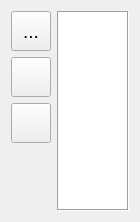
          <widget class="QWidget" name="page_log">
           <property name="geometry">
            <rect>
             <x>0</x>
             <y>0</y>
             <width>138</width>
             <height>220</height>
            </rect>
           </property>
           <property name="font">
            <font>
             <pointsize>14</pointsize>
             <weight>75</weight>
             <italic>false</italic>
             <bold>true</bold>
            </font>
           </property>
           <attribute name="label">
            <string>日志监控</string>
           </attribute>
           <layout class="QVBoxLayout" name="verticalLayout_5">
            <item>
             <layout class="QGridLayout" name="gridLayout_3">
              <item row="0" column="0">
               <widget class="QWidget" name="widget_log_3" native="true">
                <property name="font">
                 <font>
                  <pointsize>14</pointsize>
                  <weight>50</weight>
                  <italic>false</italic>
                  <bold>false</bold>
                 </font>
                </property>
                <property name="styleSheet">
                 <string notr="true"/>
                </property>
                <layout class="QGridLayout" name="gridLayout_14">
                 <property name="leftMargin">
                  <number>0</number>
                 </property>
                 <property name="topMargin">
                  <number>0</number>
                 </property>
                 <property name="rightMargin">
                  <number>0</number>
                 </property>
                 <property name="bottomMargin">
                  <number>0</number>
                 </property>
                 <property name="horizontalSpacing">
                  <number>0</number>
                 </property>
                 <property name="verticalSpacing">
                  <number>6</number>
                 </property>
                 <item row="4" column="0">
                  <spacer name="verticalSpacer_12">
                   <property name="orientation">
                    <enum>Qt::Vertical</enum>
                   </property>
                   <property name="sizeHint" stdset="0">
                    <size>
                     <width>20</width>
                     <height>228</height>
                    </size>
                   </property>
                  </spacer>
                 </item>
                 <item row="0" column="0">
                  <widget class="QToolButton" name="log_filter_tool_btn">
                   <property name="minimumSize">
                    <size>
                     <width>40</width>
                     <height>40</height>
                    </size>
                   </property>
                   <property name="maximumSize">
                    <size>
                     <width>40</width>
                     <height>40</height>
                    </size>
                   </property>
                   <property name="font">
                    <font>
                     <pointsize>14</pointsize>
                     <weight>50</weight>
                     <italic>false</italic>
                     <bold>false</bold>
                    </font>
                   </property>
                   <property name="toolTip">
                    <string>日志等级过滤</string>
                   </property>
                   <property name="text">
                    <string>...</string>
                   </property>
                   <property name="icon">
                    <iconset resource="../resource/hmi.qrc">
                     <normaloff>:/m_icon/icon/filter.svg</normaloff>:/m_icon/icon/filter.svg</iconset>
                   </property>
                   <property name="iconSize">
                    <size>
                     <width>30</width>
                     <height>30</height>
                    </size>
                   </property>
                   <property name="popupMode">
                    <enum>QToolButton::InstantPopup</enum>
                   </property>
                  </widget>
                 </item>
                 <item row="2" column="0">
                  <widget class="QPushButton" name="log_clear_btn">
                   <property name="minimumSize">
                    <size>
                     <width>0</width>
                     <height>40</height>
                    </size>
                   </property>
                   <property name="maximumSize">
                    <size>
                     <width>40</width>
                     <height>40</height>
                    </size>
                   </property>
                   <property name="font">
                    <font>
                     <pointsize>14</pointsize>
                     <weight>50</weight>
                     <italic>false</italic>
                     <bold>false</bold>
                    </font>
                   </property>
                   <property name="toolTip">
                    <string>清空日志窗口</string>
                   </property>
                   <property name="text">
                    <string/>
                   </property>
                   <property name="icon">
                    <iconset resource="../resource/hmi.qrc">
                     <normaloff>:/m_icon/icon/clear.svg</normaloff>:/m_icon/icon/clear.svg</iconset>
                   </property>
                   <property name="iconSize">
                    <size>
                     <width>30</width>
                     <height>30</height>
                    </size>
                   </property>
                  </widget>
                 </item>
                 <item row="3" column="0">
                  <widget class="QPushButton" name="log_end_btn">
                   <property name="minimumSize">
                    <size>
                     <width>40</width>
                     <height>40</height>
                    </size>
                   </property>
                   <property name="maximumSize">
                    <size>
                     <width>40</width>
                     <height>40</height>
                    </size>
                   </property>
                   <property name="font">
                    <font>
                     <pointsize>14</pointsize>
                     <weight>50</weight>
                     <italic>false</italic>
                     <bold>false</bold>
                    </font>
                   </property>
                   <property name="toolTip">
                    <string>跳至最新日志</string>
                   </property>
                   <property name="text">
                    <string/>
                   </property>
                   <property name="icon">
                    <iconset resource="../resource/hmi.qrc">
                     <normaloff>:/m_icon/icon/to_bottom.svg</normaloff>:/m_icon/icon/to_bottom.svg</iconset>
                   </property>
                   <property name="iconSize">
                    <size>
                     <width>30</width>
                     <height>30</height>
                    </size>
                   </property>
                  </widget>
                 </item>
                </layout>
               </widget>
              </item>
              <item row="0" column="1">
               <widget class="QPlainTextEdit" name="log_plain_text_edit">
                <property name="sizePolicy">
                 <sizepolicy hsizetype="Expanding" vsizetype="Preferred">
                  <horstretch>0</horstretch>
                  <verstretch>0</verstretch>
                 </sizepolicy>
                </property>
                <property name="minimumSize">
                 <size>
                  <width>0</width>
                  <height>200</height>
                 </size>
                </property>
                <property name="font">
                 <font>
                  <pointsize>12</pointsize>
                  <weight>50</weight>
                  <italic>false</italic>
                  <bold>false</bold>
                 </font>
                </property>
                <property name="cursor" stdset="0">
                 <cursorShape>IBeamCursor</cursorShape>
                </property>
                <property name="frameShape">
                 <enum>QFrame::Box</enum>
                </property>
                <property name="frameShadow">
                 <enum>QFrame::Sunken</enum>
                </property>
                <property name="lineWidth">
                 <number>1</number>
                </property>
                <property name="midLineWidth">
                 <number>0</number>
                </property>
                <property name="verticalScrollBarPolicy">
                 <enum>Qt::ScrollBarAsNeeded</enum>
                </property>
                <property name="horizontalScrollBarPolicy">
                 <enum>Qt::ScrollBarAsNeeded</enum>
                </property>
                <property name="readOnly">
                 <bool>false</bool>
                </property>
               </widget>
              </item>
             </layout>
            </item>
           </layout>
          </widget>
